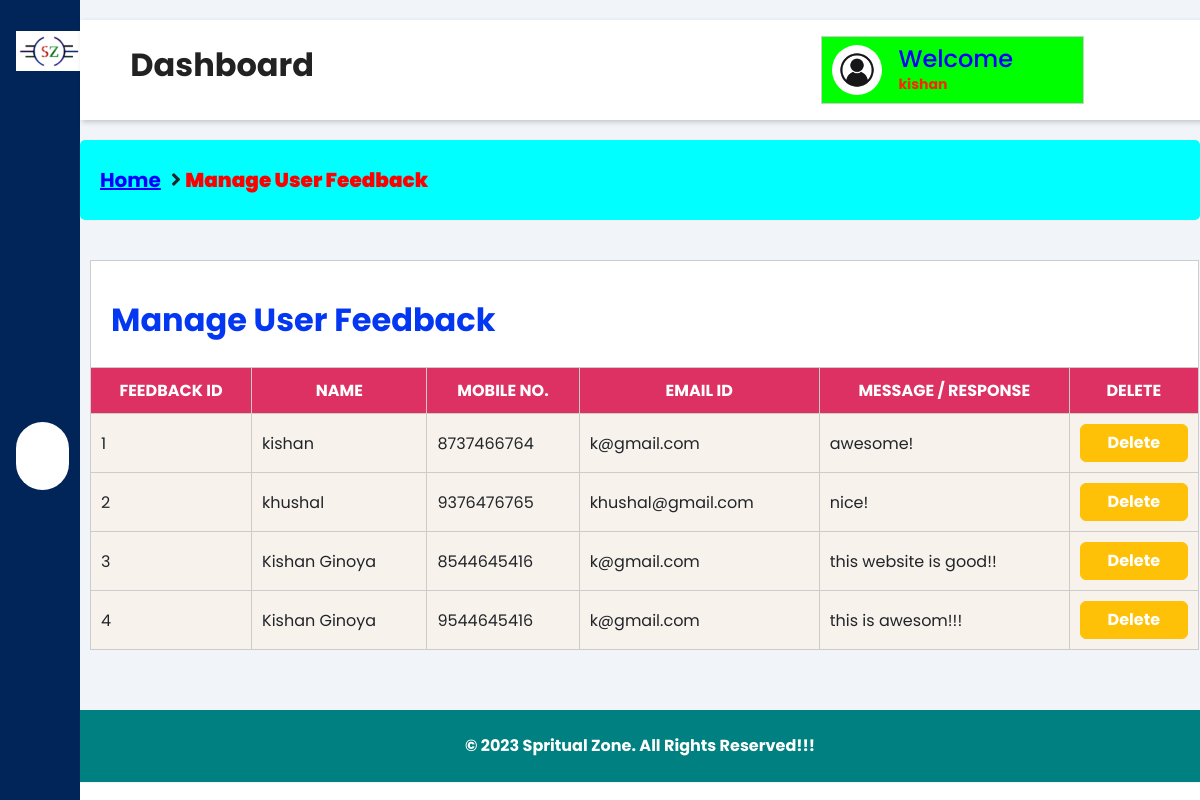
Screenshot of /admin/manage-feedback.php (signed in) with the database file from the repository.
### tables this page shows
CREATE TABLE `feedback` (
  `id` int(11) NOT NULL,
  `name` varchar(50) NOT NULL,
  `mob` varchar(10) NOT NULL,
  `email` varchar(50) NOT NULL,
  `feed` varchar(10000) NOT NULL
);

### admin/manage-feedback.php (the view, shortened to what this page needs)
<html>
<head>
    <link href="https://cdn.jsdelivr.net/npm/bootstrap@5.2.1/dist/css/bootstrap.min.css" rel="stylesheet">
    <link rel="stylesheet" href="https://maxst.icons8.com/vue-static/landings/line-awesome/line-awesome/1.3.0/css/line-awesome.min.css">
    <link rel="stylesheet" href="https://cdnjs.cloudflare.com/ajax/libs/font-awesome/5.15.3/css/all.min.css">
</head>
<body>
    <div class="sidebar">
        <div class="sidebar-brand">
            <h2>
            </h2>
        </div>
        <div class="sidebar-menu">
            <ul>
                <li>
                    <a href="dashboard.php"><span class="las la-igloo"></span>
                        <span>Dashboard</span></a>
                </li>
                <li>
                    <a href="manage-packages.php"><span class="las la-route"></span>
                        <span>Tour Packages</span></a>
                </li>
                <li>
                    <a href="manage-users.php"><span class="las la-users"></span>
                        <span>Manage Users</span></a>
                </li>
                <li>
                    <a href="manage-bookings.php"><span class="las la-book"></span>
                        <span>Manage Booking</span></a>
                </li>
                <li>
                    <a href="ticket-details.php"><span class="las la-file-invoice-dollar"></span>
                        <span>Ticket Details</span></a>
                </li>
                <li>
                    <a href="manage-feedback.php" class="active"><span class="las la-comments"></span>
                        <span>User Feedback</span></a>
                </li>
            </ul>
        </div>
    </div>
    <div class="main-content">
    <?php include 'includes/header.php'; ?>
        <main>
            <div class="custom-link">
                <a href="dashboard.php">Home</a>
                <i class="fa fa-angle-right"></i> &nbsp;<span style="color: red;"><b>Manage User Feedback</b></span>
            </div>
            <?php
            $con = mysqli_connect("localhost", "root", "", "project");
            $query = "select * from feedback";
            $select = mysqli_query($con, $query);
            $id=0;
            ?>
            <div class="agile-tables">
            <div class="table-container">
                <table id="table">
                    <thead>
                        <tr>
                            <th colspan="6" style="background-color: #fff; vertical-align: middle; text-transform: capitalize; padding: 20px;">
                                <h2 class="heading d-flex align-items-center justify-content-between">
                                    <b><span class="heading-text">Manage User Feedback</span></b>
                                </h2>
                            </th>
                        </tr>
                                <tr>
                                    <th>Feedback ID</th>
                                    <th>Name</th>
                                    <th>Mobile No.</th>
                                    <th>Email ID</th>
                                    <th>Message / Response</th>
                                    <th>Delete</th>
                                </tr>
                            </thead>
                            <?php
                            while ($row = mysqli_fetch_assoc($select)) {
                                $id=$id+1;
                            ?>
                                <tbody>
                                    <tr>
                                        <td><?php echo $id; ?></td>
                                        <td><?php echo $row['name'] ?></td>
                                        <td><?php echo $row['mob'] ?></td>
                                        <td><?php echo $row['email'] ?></td>
                                        <td><?php echo $row['feed'] ?></td>
                                        <td><a href="deletefeedback.php?id=<?php echo $row['id']; ?>"><button type="button" class="btn btn-warning btn-block">Delete</button></a></td>
                                    </tr>
                                </tbody>
                            <?php
                            }
                            ?>
                        </table>
                        <br><br>
                </div>
            </div>
        </main>
        <?php include 'includes/footer.php'; ?>
    </div>
</body>
</html>

### admin/manage-feedback.php (style rules this page uses)
:root { --main-color: #012558; --color-dark: #1D2231; --text-grey: #8390A2; }
* { padding: 0; margin: 0; box-sizing: border-box; list-style-type: none; text-decoration: none; font-family: 'Poppins', sans-serif; }
.sidebar { width: 300px; position: fixed; left: 0; top: 0; height: 100%; background: var(--main-color); z-index: 100; transition: width 300ms; }
.sidebar-brand { height: 90px; padding: 1rem 0rem 1rem 2rem; color: #fff; }
.sidebar-menu { margin-top: 1rem; }
.sidebar-menu li { width: 100%; margin-bottom: 1.7rem; padding-left: 2rem; }
.sidebar-menu ul { padding: 0; margin: 0; box-sizing: border-box; list-style-type: none; }
.sidebar-menu a { padding-left: 1rem; display: block; width: 83%; color: #fff; font-size: 1.1rem; text-decoration: none; }
.sidebar-menu a.active { background: #fff; padding-top: 1rem; padding-bottom: 1rem; color: var(--main-color); border-radius: 30px; text-decoration: none; font-weight: bold; }
.sidebar-menu a span:first-child { font-size: 1.5rem; padding-right: 1rem; }
.main-content { margin-left: 300px; transition: margin-left 300ms; padding-top: 10px; background-color: #f1f5f9; }
main { padding-top: 130px; background-color: #f1f5f9; min-height: calc(100vh - 100px); }
@media only screen and (max-width: 1200px) { .sidebar { width: 80px; } }
@media only screen and (max-width: 1200px) { .sidebar .sidebar-brand, .sidebar li { padding-left: 1rem; text-align: center; } }
@media only screen and (max-width: 1200px) { .sidebar li a { padding-left: 0rem; } }
@media only screen and (max-width: 1200px) { .main-content { margin-left: 80px; } }
.custom-link { display: flex; align-items: center; background-color: aqua; padding: 10px 20px; border-radius: 5px; text-align: center; margin-bottom: 20px; height: 10%; font-size: 20px; }
.custom-link a { display: inline-block; vertical-align: middle; margin-right: 10px; color: blue; }
.custom-link i { font-size: 20px; vertical-align: middle; }
#table { width: 99%; border-collapse: collapse; margin-top: 20px; margin-left: 10px; }
#table th, #table td { padding: 10px; text-align: left; border: 1px solid #ccc; background: #F8F2ED; }
#table th { background-color: #DE3163; font-weight: bold; text-align: center; color: #fff; text-transform: uppercase; }
.btn-block { width: 100%; color: #fff; font-weight: bold; }
.custom-link { font-weight: bold; }
.table-container { overflow-x: auto; }
.heading { text-align: center; color: #0437F2; margin-top: 20px; }

### rows the page displays
feedback: name "kishan", mob "8737466764", email "k@gmail.com", feed "awesome!"
feedback: name "khushal", mob "9376476765", email "khushal@gmail.com", feed "nice!"
feedback: name "Kishan Ginoya", mob "8544645416", email "k@gmail.com", feed "this website is good!!"
feedback: name "Kishan Ginoya", mob "9544645416", email "k@gmail.com", feed "this is awesom!!!"

### other values shown
$_SESSION['nm'] "kishan"
